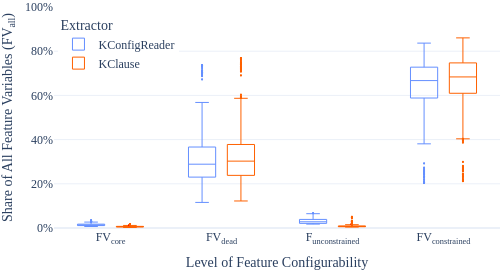

Notebook cell for this chart:
### Code cell
# share of all feature variables

df_features_long = pd.melt(
    df_features[~df_features['#features'].isna()].assign(**{
        '#dead_feature_variables': df_features['#dead_feature_variables'] / df_features['#ALL_feature_variables'],
        '#core_feature_variables': df_features['#core_feature_variables'] / df_features['#ALL_feature_variables'],
        '#constrained_feature_variables': df_features['#constrained_feature_variables'] / df_features['#ALL_feature_variables'],
        '#unconstrained_feature_variables': df_features['#unconstrained_feature_variables'] / df_features['#ALL_feature_variables'],
    }),
    id_vars=['extractor'],
    value_vars=['#dead_feature_variables', '#core_feature_variables', '#constrained_feature_variables', '#unconstrained_feature_variables'],
)
df_features_long.replace({'variable': '#dead_feature_variables'}, 'FV<sub>dead</sub>', inplace=True)
df_features_long.replace({'variable': '#core_feature_variables'}, 'FV<sub>core</sub>', inplace=True)
df_features_long.replace({'variable': '#constrained_feature_variables'}, 'FV<sub>constrained</sub>', inplace=True)
df_features_long.replace({'variable': '#unconstrained_feature_variables'}, 'F<sub>unconstrained</sub>', inplace=True)

fig = px.box(
    df_features_long,
    x='variable',
    y='value',
    range_y=[0, 1],
    color='extractor',
    labels={'value': 'Share of All Feature Variables (FV<sub>all</sub>)', 'variable': 'Level of Feature Configurability', 'extractor': 'Extractor'},
    category_orders={'variable': ['FV<sub>core</sub>', 'FV<sub>dead</sub>', 'F<sub>unconstrained</sub>', 'FV<sub>constrained</sub>'],
                     'extractor': ['KConfigReader', 'KClause']}
)
percentage_y_axis(fig)
style_box(fig, legend_position='topleft')
show(fig, 'share-of-feature-variables', height=default_height, width=500)

### Figure 1 — Plotly figure (JSON) as saved in the notebook; plotly's stock layout.template omitted (floating-point values rounded to 4 significant figures; data arrays with more than 128 entries replaced by an {"elided": "..."} marker saying what was removed)
{"data": [{"alignmentgroup": "True", "fillcolor": "rgba(0,0,0,0)", "hovertemplate": "Extractor=KConfigReader<br>Level of Feature Configurability=%{x}<br>Share of All Feature Variables (FV<sub>all</sub>)=%{y}<extra></extra>", "legendgroup": "KConfigReader", "line": {"width": 1}, "marker": {"color": "#648FFF", "size": 2}, "name": "KConfigReader", "notched": false, "offsetgroup": "KConfigReader", "orientation": "v", "showlegend": true, "type": "box", "x": {"elided": "12772 str values"}, "x0": " ", "xaxis": "x", "y": {"elided": "12772 float values"}, "y0": " ", "yaxis": "y"}, {"alignmentgroup": "True", "fillcolor": "rgba(0,0,0,0)", "hovertemplate": "Extractor=KClause<br>Level of Feature Configurability=%{x}<br>Share of All Feature Variables (FV<sub>all</sub>)=%{y}<extra></extra>", "legendgroup": "KClause", "line": {"width": 1}, "marker": {"color": "#FE6100", "size": 2}, "name": "KClause", "notched": false, "offsetgroup": "KClause", "orientation": "v", "showlegend": true, "type": "box", "x": {"elided": "13144 str values"}, "x0": " ", "xaxis": "x", "y": {"elided": "13144 float values"}, "y0": " ", "yaxis": "y"}], "layout": {"boxmode": "group", "font": {"family": "Linux Biolinum"}, "height": 270, "legend": {"title": {"text": "Extractor"}, "tracegroupgap": 0, "x": 0.01, "xanchor": "left", "y": 0.98, "yanchor": "top"}, "margin": {"b": 0, "l": 0, "r": 0, "t": 0}, "width": 500, "xaxis": {"anchor": "y", "categoryarray": ["FV<sub>core</sub>", "FV<sub>dead</sub>", "F<sub>unconstrained</sub>", "FV<sub>constrained</sub>"], "categoryorder": "array", "domain": [0, 1], "title": {"text": "Level of Feature Configurability"}}, "yaxis": {"anchor": "x", "domain": [0, 1], "range": [0, 1], "tickformat": ",.0%", "title": {"text": "Share of All Feature Variables (FV<sub>all</sub>)"}}}}
